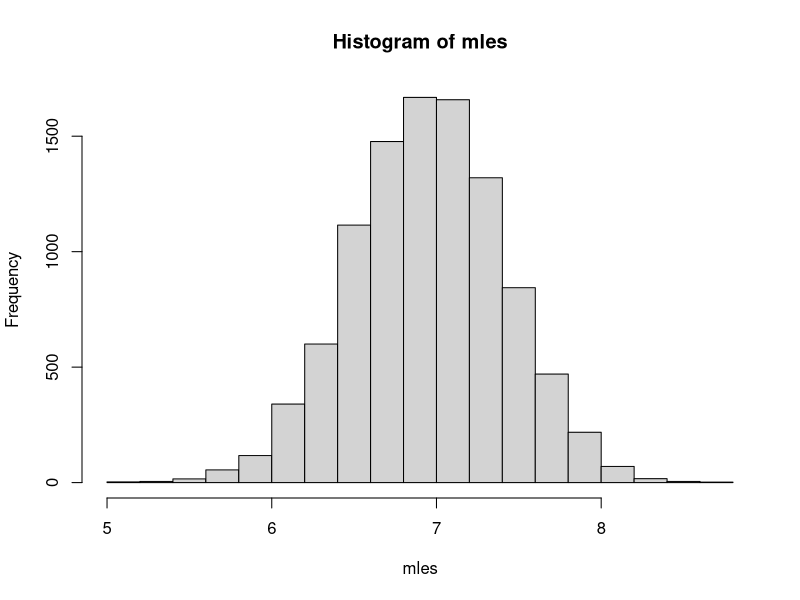

Reproduce this figure in R. (Note: this script raises an error after producing the figure.)
## ---- chunk 1
n <- 100000
size <- 10
p <- 0.7

xs <- rbinom(n, size, p)

mles <- c()
for (i in 1:n) {
  mles[i] <- sum(xs[(size*(i-1)+1):(size*i)]) / size
}

hist(mles)
## ---- chunk 2
n <- 1000
size <- 1919
p <- 0.5

xs <- rbinom(n, size, p)

walds <- c()
for (i in 1:n) {
  walds[i] <- ((sum(xs[(size*(i-1)+1):(size*i)]) / size) - 0.5)
}

hist(walds)
